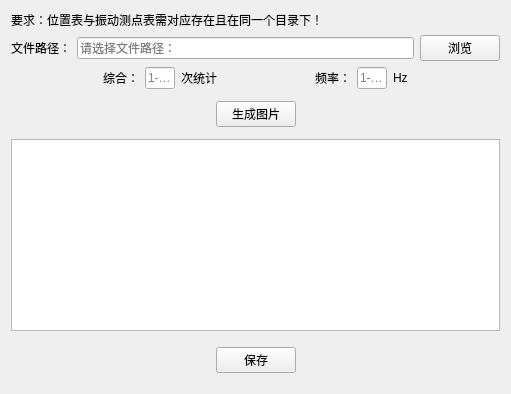
            <widget class="QWidget" name="tab8_2">
             <attribute name="title">
              <string>由振动噪声映射辐射噪声</string>
             </attribute>
             <layout class="QVBoxLayout" name="verticalLayout_21">
              <item>
               <widget class="QLabel" name="label_54">
                <property name="text">
                 <string>要求：位置表与振动测点表需对应存在且在同一个目录下！</string>
                </property>
               </widget>
              </item>
              <item>
               <layout class="QHBoxLayout" name="horizontalLayout_72" stretch="0,10,1">
                <item>
                 <widget class="QLabel" name="label_59">
                  <property name="text">
                   <string>文件路径：</string>
                  </property>
                 </widget>
                </item>
                <item>
                 <widget class="QLineEdit" name="tab8_2_browse_filepass_text">
                  <property name="placeholderText">
                   <string>请选择文件路径：</string>
                  </property>
                 </widget>
                </item>
                <item>
                 <widget class="QPushButton" name="tab8_2_browse_filepass_button">
                  <property name="text">
                   <string>浏览</string>
                  </property>
                 </widget>
                </item>
               </layout>
              </item>
              <item>
               <layout class="QHBoxLayout" name="horizontalLayout_71" stretch="3,0,1,0,3,0,1,0,3">
                <item>
                 <spacer name="horizontalSpacer_15">
                  <property name="orientation">
                   <enum>Qt::Horizontal</enum>
                  </property>
                  <property name="sizeHint" stdset="0">
                   <size>
                    <width>40</width>
                    <height>20</height>
                   </size>
                  </property>
                 </spacer>
                </item>
                <item>
                 <widget class="QLabel" name="label_55">
                  <property name="text">
                   <string>综合：</string>
                  </property>
                 </widget>
                </item>
                <item>
                 <widget class="QLineEdit" name="tab8_2_num_input_text">
                  <property name="placeholderText">
                   <string>1-1000</string>
                  </property>
                 </widget>
                </item>
                <item>
                 <widget class="QLabel" name="label_56">
                  <property name="text">
                   <string>次统计</string>
                  </property>
                 </widget>
                </item>
                <item>
                 <spacer name="horizontalSpacer_16">
                  <property name="orientation">
                   <enum>Qt::Horizontal</enum>
                  </property>
                  <property name="sizeHint" stdset="0">
                   <size>
                    <width>40</width>
                    <height>20</height>
                   </size>
                  </property>
                 </spacer>
                </item>
                <item>
                 <widget class="QLabel" name="label_57">
                  <property name="text">
                   <string>频率：</string>
                  </property>
                 </widget>
                </item>
                <item>
                 <widget class="QLineEdit" name="tab8_2_hz_input_text">
                  <property name="placeholderText">
                   <string>1-300</string>
                  </property>
                 </widget>
                </item>
                <item>
                 <widget class="QLabel" name="label_58">
                  <property name="text">
                   <string>Hz</string>
                  </property>
                 </widget>
                </item>
                <item>
                 <spacer name="horizontalSpacer_17">
                  <property name="orientation">
                   <enum>Qt::Horizontal</enum>
                  </property>
                  <property name="sizeHint" stdset="0">
                   <size>
                    <width>40</width>
                    <height>20</height>
                   </size>
                  </property>
                 </spacer>
                </item>
               </layout>
              </item>
              <item>
               <layout class="QHBoxLayout" name="horizontalLayout_69" stretch="10,2,10">
                <property name="topMargin">
                 <number>6</number>
                </property>
                <property name="bottomMargin">
                 <number>6</number>
                </property>
                <item>
                 <spacer name="horizontalSpacer_106">
                  <property name="orientation">
                   <enum>Qt::Horizontal</enum>
                  </property>
                  <property name="sizeHint" stdset="0">
                   <size>
                    <width>40</width>
                    <height>20</height>
                   </size>
                  </property>
                 </spacer>
                </item>
                <item>
                 <widget class="QPushButton" name="tab8_2_run_button">
                  <property name="sizePolicy">
                   <sizepolicy hsizetype="Minimum" vsizetype="Fixed">
                    <horstretch>0</horstretch>
                    <verstretch>0</verstretch>
                   </sizepolicy>
                  </property>
                  <property name="text">
                   <string>生成图片</string>
                  </property>
                 </widget>
                </item>
                <item>
                 <spacer name="horizontalSpacer_107">
                  <property name="orientation">
                   <enum>Qt::Horizontal</enum>
                  </property>
                  <property name="sizeHint" stdset="0">
                   <size>
                    <width>40</width>
                    <height>20</height>
                   </size>
                  </property>
                 </spacer>
                </item>
               </layout>
              </item>
              <item>
               <widget class="QGraphicsView" name="tab8_2_graphics_view"/>
              </item>
              <item>
               <layout class="QHBoxLayout" name="horizontalLayout_70" stretch="10,2,10">
                <property name="topMargin">
                 <number>10</number>
                </property>
                <property name="bottomMargin">
                 <number>10</number>
                </property>
                <item>
                 <spacer name="horizontalSpacer_109">
                  <property name="orientation">
                   <enum>Qt::Horizontal</enum>
                  </property>
                  <property name="sizeHint" stdset="0">
                   <size>
                    <width>40</width>
                    <height>20</height>
                   </size>
                  </property>
                 </spacer>
                </item>
                <item>
                 <widget class="QPushButton" name="tab8_2_save_pic_button">
                  <property name="sizePolicy">
                   <sizepolicy hsizetype="Minimum" vsizetype="Fixed">
                    <horstretch>0</horstretch>
                    <verstretch>0</verstretch>
                   </sizepolicy>
                  </property>
                  <property name="text">
                   <string>保存</string>
                  </property>
                 </widget>
                </item>
                <item>
                 <spacer name="horizontalSpacer_108">
                  <property name="orientation">
                   <enum>Qt::Horizontal</enum>
                  </property>
                  <property name="sizeHint" stdset="0">
                   <size>
                    <width>40</width>
                    <height>20</height>
                   </size>
                  </property>
                 </spacer>
                </item>
               </layout>
              </item>
             </layout>
            </widget>
